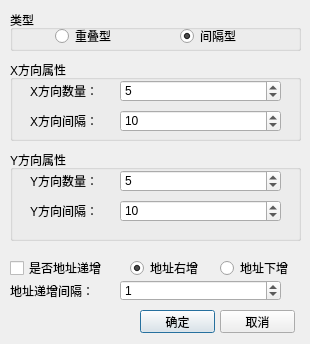
<?xml version="1.0" encoding="UTF-8"?>
<ui version="4.0">
 <class>QMultiCopy</class>
 <widget class="QDialog" name="QMultiCopy">
  <property name="geometry">
   <rect>
    <x>0</x>
    <y>0</y>
    <width>310</width>
    <height>344</height>
   </rect>
  </property>
  <property name="windowTitle">
   <string>Dialog</string>
  </property>
  <widget class="QGroupBox" name="groupBox">
   <property name="geometry">
    <rect>
     <x>10</x>
     <y>10</y>
     <width>291</width>
     <height>41</height>
    </rect>
   </property>
   <property name="title">
    <string>类型</string>
   </property>
   <widget class="QRadioButton" name="Overlap">
    <property name="geometry">
     <rect>
      <x>45</x>
      <y>18</y>
      <width>91</width>
      <height>16</height>
     </rect>
    </property>
    <property name="text">
     <string>重叠型</string>
    </property>
    <property name="checked">
     <bool>false</bool>
    </property>
   </widget>
   <widget class="QRadioButton" name="Interval">
    <property name="geometry">
     <rect>
      <x>170</x>
      <y>18</y>
      <width>91</width>
      <height>16</height>
     </rect>
    </property>
    <property name="text">
     <string>间隔型</string>
    </property>
    <property name="checked">
     <bool>true</bool>
    </property>
   </widget>
  </widget>
  <widget class="QGroupBox" name="groupBox_2">
   <property name="geometry">
    <rect>
     <x>10</x>
     <y>60</y>
     <width>291</width>
     <height>81</height>
    </rect>
   </property>
   <property name="title">
    <string>X方向属性</string>
   </property>
   <widget class="QLabel" name="label">
    <property name="geometry">
     <rect>
      <x>20</x>
      <y>20</y>
      <width>81</width>
      <height>21</height>
     </rect>
    </property>
    <property name="text">
     <string>X方向数量：</string>
    </property>
   </widget>
   <widget class="QSpinBox" name="Column">
    <property name="geometry">
     <rect>
      <x>110</x>
      <y>20</y>
      <width>161</width>
      <height>22</height>
     </rect>
    </property>
    <property name="value">
     <number>5</number>
    </property>
   </widget>
   <widget class="QLabel" name="label_2">
    <property name="geometry">
     <rect>
      <x>20</x>
      <y>50</y>
      <width>81</width>
      <height>21</height>
     </rect>
    </property>
    <property name="text">
     <string>X方向间隔：</string>
    </property>
   </widget>
   <widget class="QSpinBox" name="Column_Interval">
    <property name="geometry">
     <rect>
      <x>110</x>
      <y>50</y>
      <width>161</width>
      <height>22</height>
     </rect>
    </property>
    <property name="maximum">
     <number>800</number>
    </property>
    <property name="value">
     <number>10</number>
    </property>
   </widget>
  </widget>
  <widget class="QGroupBox" name="groupBox_3">
   <property name="geometry">
    <rect>
     <x>10</x>
     <y>150</y>
     <width>291</width>
     <height>91</height>
    </rect>
   </property>
   <property name="title">
    <string>Y方向属性</string>
   </property>
   <widget class="QLabel" name="label_3">
    <property name="geometry">
     <rect>
      <x>20</x>
      <y>20</y>
      <width>81</width>
      <height>21</height>
     </rect>
    </property>
    <property name="text">
     <string>Y方向数量：</string>
    </property>
   </widget>
   <widget class="QSpinBox" name="Row">
    <property name="geometry">
     <rect>
      <x>110</x>
      <y>20</y>
      <width>161</width>
      <height>22</height>
     </rect>
    </property>
    <property name="value">
     <number>5</number>
    </property>
   </widget>
   <widget class="QLabel" name="label_4">
    <property name="geometry">
     <rect>
      <x>20</x>
      <y>50</y>
      <width>81</width>
      <height>21</height>
     </rect>
    </property>
    <property name="text">
     <string>Y方向间隔：</string>
    </property>
   </widget>
   <widget class="QSpinBox" name="Row_Interval">
    <property name="geometry">
     <rect>
      <x>110</x>
      <y>50</y>
      <width>161</width>
      <height>22</height>
     </rect>
    </property>
    <property name="maximum">
     <number>480</number>
    </property>
    <property name="value">
     <number>10</number>
    </property>
   </widget>
  </widget>
  <widget class="QCheckBox" name="if_Increse_Address">
   <property name="geometry">
    <rect>
     <x>10</x>
     <y>260</y>
     <width>101</width>
     <height>16</height>
    </rect>
   </property>
   <property name="text">
    <string>是否地址递增</string>
   </property>
  </widget>
  <widget class="QRadioButton" name="Increse_Right">
   <property name="geometry">
    <rect>
     <x>130</x>
     <y>260</y>
     <width>81</width>
     <height>16</height>
    </rect>
   </property>
   <property name="text">
    <string>地址右增</string>
   </property>
   <property name="checked">
    <bool>true</bool>
   </property>
  </widget>
  <widget class="QRadioButton" name="Increse_Down">
   <property name="geometry">
    <rect>
     <x>220</x>
     <y>260</y>
     <width>81</width>
     <height>16</height>
    </rect>
   </property>
   <property name="text">
    <string>地址下增</string>
   </property>
  </widget>
  <widget class="QLabel" name="label_5">
   <property name="geometry">
    <rect>
     <x>10</x>
     <y>280</y>
     <width>101</width>
     <height>21</height>
    </rect>
   </property>
   <property name="text">
    <string>地址递增间隔：</string>
   </property>
  </widget>
  <widget class="QSpinBox" name="Increse_Interval">
   <property name="geometry">
    <rect>
     <x>120</x>
     <y>280</y>
     <width>161</width>
     <height>21</height>
    </rect>
   </property>
   <property name="maximum">
    <number>256</number>
   </property>
   <property name="value">
    <number>1</number>
   </property>
  </widget>
  <widget class="QPushButton" name="OK">
   <property name="geometry">
    <rect>
     <x>140</x>
     <y>310</y>
     <width>75</width>
     <height>23</height>
    </rect>
   </property>
   <property name="text">
    <string>确定</string>
   </property>
  </widget>
  <widget class="QPushButton" name="cancel">
   <property name="geometry">
    <rect>
     <x>220</x>
     <y>310</y>
     <width>75</width>
     <height>23</height>
    </rect>
   </property>
   <property name="text">
    <string>取消</string>
   </property>
  </widget>
 </widget>
 <resources/>
 <connections/>
</ui>
